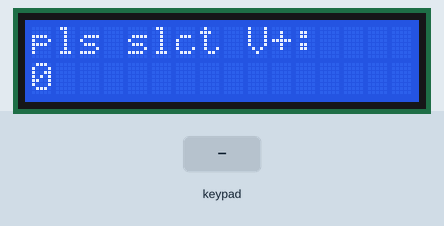
This sketch was run on a simulated Arduino Mega 2560, built with avr-gcc and run on an emulated ATmega2560. Parts: 16×2 character LCD. The test bench sets the inputs (shaded band).

Above: at 3.2 s.
3.3 s: keypad keys 4 9 4 8 4 7 4 6 A pressed 0.4 s apart
At 7.1 s:
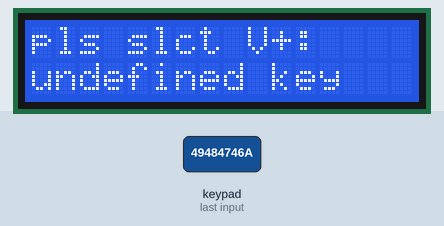
8.4 s: keypad keys 4 9 4 8 4 7 4 6 pressed 0.4 s apart
At 11.6 s:
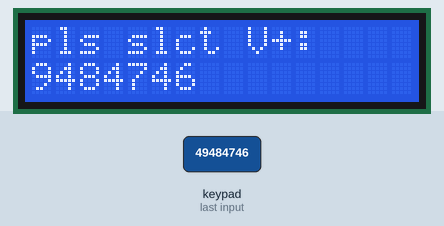
13.1 s: keypad keys 4 9 4 8 4 7 4 6 D pressed 0.4 s apart
At 17.0 s:
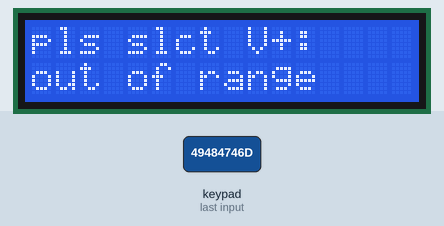
18.2 s: key '1' pressed
At 18.5 s:
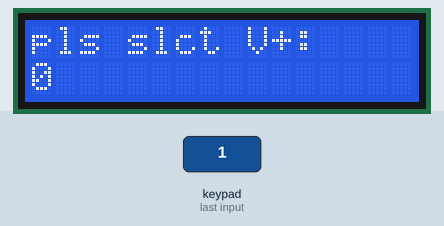
19.7 s: key '2' pressed
At 20.6 s:
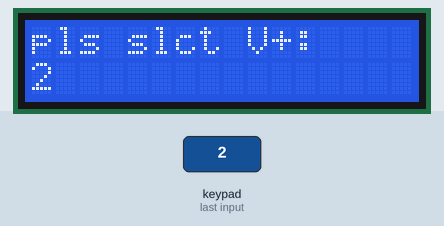
21.2 s: key 'D' pressed
At 21.7 s:
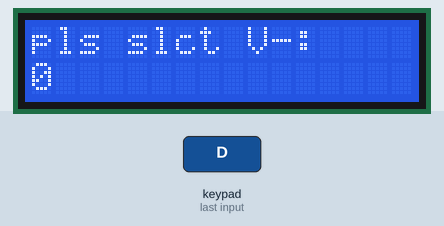
Timing chart, 0 to 23.7 s (numbered marks = the images above; inputs shaded):
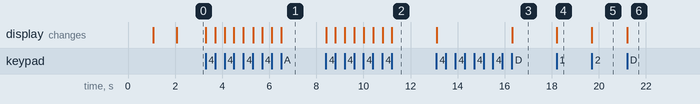

Measured:
- after the input at 3.3 s, the display: first changes at once (image 1 shows a later state)
- after the input at 8.4 s, the display: first changes at once (image 2 shows a later state)
- after the input at 13.1 s, the display: first changes at once (image 3 shows a later state)
- after the input at 18.2 s, the display: changes at once (image 4)
- after the input at 19.7 s, the display: changes at once (image 5)
- after the input at 21.2 s, the display: changes at once (image 6)

The sketch:

main_p1_1.ino
```cpp
#include <LiquidCrystal.h>
#include <Keypad.h>

#define Rs  1
#define R_W 0
#define EN  2
#define D4  4
#define D5  5
#define D6  6
#define D7  7
LiquidCrystal lcd(Rs, R_W, EN, D4, D5, D6, D7);


#define ROWS 4
#define COLS 4
byte rowPins[ROWS] = { 49,48, 47, 46 };
byte colPins[COLS] = { 53, 52, 51, 50 };

char keys[ROWS][COLS] =
  {
    { '1', '2', '3', 'A', },
    { '4', '5', '6', 'B', },
    { '7', '8', '9', 'c', },
    { '*', '0', '#', 'D'  }
  };


Keypad kpd = Keypad (makeKeymap (keys), rowPins, colPins, ROWS, COLS);


void setup() {
  const char cols=16;
  const char rows=2;
  // put your setup code here, to run once:
  lcd.begin(cols, rows);


  //we should init hardware

  lcd.clear();
  lcd.setCursor(0,0);
  lcd.print("TabrizCisco");
  lcd.setCursor(0,1);
  lcd.print("0914-914-9291");
  delay(1000);

  lcd.clear();
  lcd.setCursor(0,0);
  lcd.print("HEALTH TESTER ");
  delay(1000);
}

////////////////////////////////////////////////////////
//read value function

#define BUFF_LEN 8
int key_read(char col,char row){
  char num[BUFF_LEN+2];
  char key;
  int val;
  char cnt=0;
  num[0]='0';
  num[1]=0;
  num[BUFF_LEN+1]=0;
  num[BUFF_LEN]=0;
  num[BUFF_LEN-1]=0;

  lcd.setCursor(col,row);
  lcd.print(num);

  while(1){
    key=kpd.waitForKey();
    if(key>='0' && key<='9' && cnt<BUFF_LEN){
        num[cnt++]=key;
        num[cnt]=0;
    }
    else
      switch(key){
        case '*':
        //clr
        if(cnt==1){
            cnt--;
            num[cnt]='0';
        }
        else if(cnt>1){
            cnt--;
            num[cnt]=' ';
        }
        break;
        case '#':
        //HELP
          return -1; //not supported for input
        break;
        case 'A':
          return -2; //not supported for input
        break;
        case 'B':
          return -3; //not supported for input
        break;
        case 'C':
          return -4; //not supported for input
        break;
        case 'D':
          //ok

          if(cnt==0){
            lcd.setCursor(col,row);
            lcd.print(' ');
            return 0;
          }

          sscanf(num,"%d",&val);
          while(cnt>=0) num[cnt--]=' ';
          lcd.setCursor(col,row);
          lcd.print(num);
          return val;

        break;
      }

    lcd.setCursor(col,row);
    lcd.print(num);
  }

}

////////////////////////////////////////////////////////
char check_led_range_vaild(int val){
  if(val>=1 && val<=20) return 1;
  return 0;
}

void map_val_to_addr(int *in,int *out){
  int gpv0;
  for(gpv0=0;gpv0<4;gpv0++)
    out[gpv0]=(in[gpv0]-1)*5+gpv0+1;
}


#define MAX_map_addr_to_pinchip_lookup_table 102
char map_addr_to_pinchip_lookup_table[MAX_map_addr_to_pinchip_lookup_table][2]={
/* name:x led:x value:x*/   { 0,0 } ,
/* name:V+ led:1 value:1*/ { 2,1 } ,
/* name:V- led:1 value:2*/ { 2,2 } ,
/* name:R+ led:1 value:3*/ { 2,3 } ,
/* name:R- led:1 value:4*/ { 2,4 } ,
/* name:GND led:1 value:5*/ { 2,5 } ,
/* name:V+ led:2 value:6*/ { 2,6 } ,
/* name:V- led:2 value:7*/ { 2,7 } ,
/* name:R+ led:2 value:8*/ { 2,8 } ,
/* name:R- led:2 value:9*/ { 2,9 } ,
/* name:GND led:2 value:10*/ { 2,10 } ,
/* name:V+ led:3 value:11*/ { 2,11 } ,
/* name:V- led:3 value:12*/ { 2,12 } ,
/* name:R+ led:3 value:13*/ { 2,13 } ,
/* name:R- led:3 value:14*/ { 2,14 } ,
/* name:GND led:3 value:15*/ { 2,15 } ,
/* name:V+ led:4 value:16*/ { 2,16 } ,
/* name:V- led:4 value:17*/ { 2,17 } ,
/* name:R+ led:4 value:18*/ { 2,20 } ,
/* name:R- led:4 value:19*/ { 2,21 } ,
/* name:GND led:4 value:20*/ { 2,22 } ,
/* name:V+ led:5 value:21*/ { 2,23 } ,
/* name:V- led:5 value:22*/ { 2,24 } ,
/* name:R+ led:5 value:23*/ { 2,25 } ,
/* name:R- led:5 value:24*/ { 2,26 } ,
/* name:GND led:5 value:25*/ { 2,27 } ,
/* name:V+ led:6 value:26*/ { 2,28 } ,
/* name:V- led:6 value:27*/ { 2,29 } ,
/* name:R+ led:6 value:28*/ { 2,30 } ,
/* name:R- led:6 value:29*/ { 2,31 } ,
/* name:GND led:6 value:30*/ { 2,32 } ,
/* name:V+ led:7 value:31*/ { 2,33 } ,
/* name:V- led:7 value:32*/ { 2,34 } ,
/* name:R+ led:7 value:33*/ { 2,35 } ,
/* name:R- led:7 value:34*/ { 2,36 } ,
/* name:GND led:7 value:35*/ { 2,37 } ,
/* name:V+ led:8 value:36*/ { 2,38 } ,
/* name:V- led:8 value:37*/ { 2,39 } ,
/* name:R+ led:8 value:38*/ { 2,40 } ,
/* name:R- led:8 value:39*/ { 2,41 } ,
/* name:GND led:8 value:40*/ { 2,42 } ,
/* name:V+ led:9 value:41*/ { 2,43 } ,
/* name:V- led:9 value:42*/ { 2,44 } ,
/* name:R+ led:9 value:43*/ { 2,45 } ,
/* name:R- led:9 value:44*/ { 2,46 } ,
/* name:GND led:9 value:45*/ { 2,47 } ,
/* name:V+ led:10 value:46*/ { 2,48 } ,
/* name:V- led:10 value:47*/ { 2,49 } ,
/* name:R+ led:10 value:48*/ { 2,50 } ,
/* name:R- led:10 value:49*/ { 2,51 } ,
/* name:GND led:10 value:50*/ { 2,52 } ,
/* name:V+ led:11 value:51*/ { 2,53 } ,
/* name:V- led:11 value:52*/ { 2,54 } ,
/* name:R+ led:11 value:53*/ { 2,55 } ,
/* name:R- led:11 value:54*/ { 2,56 } ,
/* name:GND led:11 value:55*/ { 2,57 } ,
/* name:V+ led:12 value:56*/ { 2,58 } ,
/* name:V- led:12 value:57*/ { 2,59 } ,
/* name:R+ led:12 value:58*/ { 2,60 } ,
/* name:R- led:12 value:59*/ { 2,61 } ,
/* name:GND led:12 value:60*/ { 2,62 } ,
/* name:V+ led:13 value:61*/ { 2,63 } ,
/* name:V- led:13 value:62*/ { 2,64 } ,
/* name:R+ led:13 value:63*/ { 2,65 } ,
/* name:R- led:13 value:64*/ { 2,66 } ,
/* name:GND led:13 value:65*/ { 2,67 } ,
/* name:V+ led:14 value:66*/ { 2,68 } ,
/* name:V- led:14 value:67*/ { 2,69 } ,
/* name:R+ led:14 value:68*/ { 1,1 } ,
/* name:R- led:14 value:69*/ { 1,2 } ,
/* name:GND led:14 value:70*/ { 1,3 } ,
/* name:V+ led:15 value:71*/ { 1,4 } ,
/* name:V- led:15 value:72*/ { 1,5 } ,
/* name:R+ led:15 value:73*/ { 1,6 } ,
/* name:R- led:15 value:74*/ { 1,7 } ,
/* name:GND led:15 value:75*/ { 1,8 } ,
/* name:V+ led:16 value:76*/ { 1,9 } ,
/* name:V- led:16 value:77*/ { 1,10 } ,
/* name:R+ led:16 value:78*/ { 1,11 } ,
/* name:R- led:16 value:79*/ { 1,12 } ,
/* name:GND led:16 value:80*/ { 1,13 } ,
/* name:V+ led:17 value:81*/ { 1,14 } ,
/* name:V- led:17 value:82*/ { 1,15 } ,
/* name:R+ led:17 value:83*/ { 1,16 } ,
/* name:R- led:17 value:84*/ { 1,17 } ,
/* name:GND led:17 value:85*/ { 1,20 } ,
/* name:V+ led:18 value:86*/ { 1,21 } ,
/* name:V- led:18 value:87*/ { 1,22 } ,
/* name:R+ led:18 value:88*/ { 1,23 } ,
/* name:R- led:18 value:89*/ { 1,24 } ,
/* name:GND led:18 value:90*/ { 1,25 } ,
/* name:V+ led:19 value:91*/ { 1,26 } ,
/* name:V- led:19 value:92*/ { 1,27 } ,
/* name:R+ led:19 value:93*/ { 1,28 } ,
/* name:R- led:19 value:94*/ { 1,29 } ,
/* name:GND led:19 value:95*/ { 1,30 } ,
/* name:V+ led:20 value:96*/ { 1,31 } ,
/* name:V- led:20 value:97*/ { 1,32 } ,
/* name:R+ led:20 value:98*/ { 1,33 } ,
/* name:R- led:20 value:99*/ { 1,34 } ,
/* name:GND led:20 value:100*/ { 1,35 }
};

void map_addr_to_pinchip(int *in,char *chip_id,char *chip_pin){
  int gpv0;
  for(gpv0=0;gpv0<4;gpv0++){
    chip_id[gpv0]=map_addr_to_pinchip_lookup_table[in[gpv0]][0];
    chip_pin[gpv0]=map_addr_to_pinchip_lookup_table[in[gpv0]][1];
  }
}


////////////////////////////////////////////////////////
#define COUNT_LEVEL 4
const char msg[COUNT_LEVEL][32]={
"pls slct V+:",
"pls slct V-:",
"pls slct R+:",
"pls slct R-:",
};

///////////////////////////////////////////////////////
int regis[8];
int regp;
int resp;


void loop() {
  regp=0;

  while(true){
    lcd.clear();
    lcd.setCursor(0,0);
    lcd.print(msg[regp]);

    resp=key_read(0,1);
    if(resp>=0){
      if(check_led_range_vaild(resp)){
        regis[regp++]=resp;
      }
      else{
        lcd.setCursor(0,1);
        lcd.print("out of range");
        kpd.waitForKey();  //for show
      }
    }
    else{
      switch(resp){
        case -1:
        if(regp>0)
          regp--;
        break;
        default:
        lcd.setCursor(0,1);
        lcd.print("undefined key");
        kpd.waitForKey();  //for show
      }
    }

    if(regp==COUNT_LEVEL){
      lcd.clear();
      lcd.setCursor(0,0);
      lcd.print("poxgaga");
      kpd.waitForKey();  //for show
      regp=0;
    }

  }
}
```
